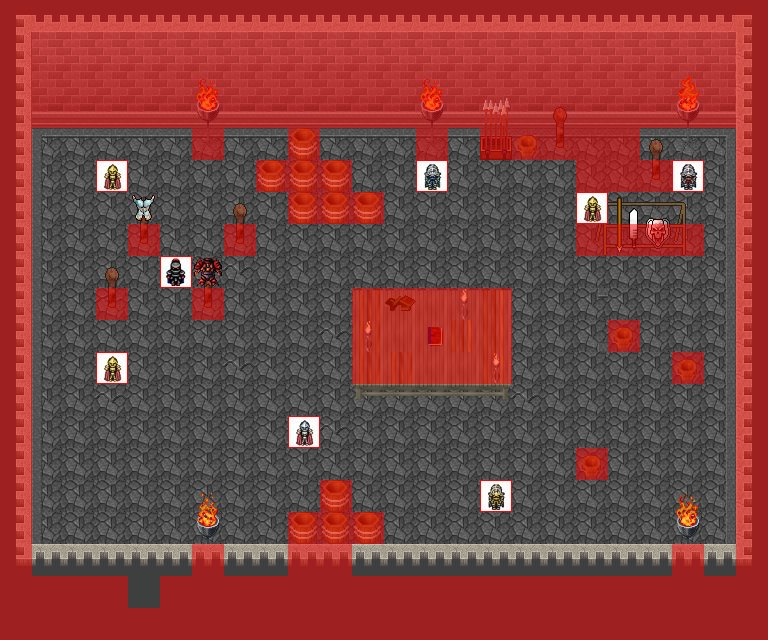

This is a level from a 2D game, rendered from its Tiled map with the project's own tilesets. A one-line summary and the map file follow, with tile-layer data summarised:
An orthogonal 24x20 tile map with 32x32 px tiles, 8 tile layers (0_floor, 1_terrain, 2_object, 3_roof, ...), 20 tilesets.

<map version="1.2" tiledversion="1.2.2" orientation="orthogonal" renderorder="right-down" width="24" height="20" tilewidth="32" tileheight="32" infinite="0" nextlayerid="19" nextobjectid="1">
 <tileset firstgid="1" name="collision" tilewidth="32" tileheight="32" tilecount="1" columns="1">
  <image source="../../tileset/logic/collision.png" width="32" height="32" />
 </tileset>
 <tileset firstgid="2" name="protection" tilewidth="32" tileheight="32" tilecount="2" columns="2">
  <image source="../../tileset/logic/protection.png" width="64" height="32" />
 </tileset>
 <tileset firstgid="4" name="sciany" tilewidth="32" tileheight="32" tilecount="30" columns="5">
  <image source="../../tileset/pol/domki/kosciol_sciany.png" width="160" height="192" />
 </tileset>
 <tileset firstgid="34" name="posadzka" tilewidth="32" tileheight="32" tilecount="15" columns="5">
  <image source="../../tileset/ground/slate_tiles.png" width="160" height="96" />
 </tileset>
 <tileset firstgid="49" name="ogien" tilewidth="32" tileheight="32" tilecount="8" columns="4">
  <image source="../../tileset/pol/oswietlenie/plomien_big.png" width="128" height="64" />
 </tileset>
 <tileset firstgid="57" name="podstawa" tilewidth="32" tileheight="32" tilecount="3" columns="1">
  <image source="../../tileset/furniture/light/iron_lamp.png" width="32" height="96" />
 </tileset>
 <tileset firstgid="60" name="kamienne_schody" tilewidth="32" tileheight="32" tilecount="6" columns="3">
  <image source="../../tileset/pol/domki/schody/kamienne_schody.png" width="96" height="64" />
 </tileset>
 <tileset firstgid="66" name="warownia_wejscie_big" tilewidth="32" tileheight="32" tilecount="6" columns="3">
  <image source="../../tileset/pol/domki/drzwi/warownia_wejscie_big.png" width="96" height="64" />
 </tileset>
 <tileset firstgid="72" name="pol_rycerze" tilewidth="32" tileheight="32" tilecount="8" columns="8">
  <image source="../../tileset/logic/creature/pol_rycerze.png" width="256" height="32" />
 </tileset>
 <tileset firstgid="80" name="stairs" tilewidth="32" tileheight="32" tilecount="12" columns="2">
  <image source="../../tileset/building/stairs/stairs.png" width="64" height="192" />
 </tileset>
 <tileset firstgid="92" name="weapons rack" tilewidth="32" tileheight="32" tilecount="18" columns="9">
  <image source="../../tileset/item/armor/weapons_rack.png" width="288" height="64" />
 </tileset>
 <tileset firstgid="110" name="grey_fancy" tilewidth="32" tileheight="32" tilecount="9" columns="3">
  <image source="../../tileset/furniture/table/grey_fancy.png" width="96" height="96" />
 </tileset>
 <tileset firstgid="119" name="grey_plain" tilewidth="32" tileheight="32" tilecount="9" columns="3">
  <image source="../../tileset/furniture/table/grey_plain.png" width="96" height="96" />
 </tileset>
 <tileset firstgid="128" name="books2" tilewidth="32" tileheight="32" tilecount="4" columns="2">
  <image source="../../tileset/item/documents/books2.png" width="64" height="64" />
 </tileset>
 <tileset firstgid="132" name="light" tilewidth="32" tileheight="32" tilecount="8" columns="2">
  <image source="../../tileset/furniture/light/dark_torch.png" width="64" height="128" />
 </tileset>
 <tileset firstgid="140" name="book" tilewidth="32" tileheight="32" tilecount="4" columns="2">
  <image source="../../tileset/item/documents/book.png" width="64" height="64" />
 </tileset>
 <tileset firstgid="144" name="barrel" tilewidth="32" tileheight="32" tilecount="2" columns="1">
  <image source="../../tileset/item/pot/barrel.png" width="32" height="64" />
 </tileset>
 <tileset firstgid="146" name="stick" tilewidth="32" tileheight="32" tilecount="2" columns="1">
  <image source="../../tileset/furniture/other/stick.png" width="32" height="64" />
 </tileset>
 <tileset firstgid="148" name="weapons" tilewidth="32" tileheight="32" tilecount="2" columns="1">
  <image source="../../tileset/item/weapon/box_of_weapons.png" width="32" height="64" />
 </tileset>
 <tileset firstgid="150" name="armor" tilewidth="32" tileheight="32" tilecount="4" columns="4">
  <image source="../../tileset/item/armor/armor.png" width="128" height="32" />
 </tileset>
 <layer id="11" name="0_floor" width="24" height="20">
  <data>[480 cells, 407 non-empty, 6 distinct tile ids]</data>
 </layer>
 <layer id="12" name="1_terrain" width="24" height="20">
  <data>[480 cells, 280 non-empty, 33 distinct tile ids]</data>
 </layer>
 <layer id="13" name="2_object" width="24" height="20">
  <data>[480 cells, 38 non-empty, 16 distinct tile ids]</data>
 </layer>
 <layer id="14" name="3_roof" width="24" height="20">
  <data>[480 cells, 67 non-empty, 16 distinct tile ids]</data>
 </layer>
 <layer id="15" name="4_roof_add" width="24" height="20">
  <data>[480 cells, 6 non-empty, 6 distinct tile ids]</data>
 </layer>
 <layer id="16" name="objects" width="24" height="20">
  <data>[480 cells, 8 non-empty, 6 distinct tile ids]</data>
 </layer>
 <layer id="17" name="collision" width="24" height="20" opacity="0.5">
  <data>[480 cells, 222 non-empty, 1 distinct tile ids]</data>
 </layer>
 <layer id="18" name="protection" width="24" height="20">
  <data>[480 cells, 0 non-empty, 0 distinct tile ids]</data>
 </layer>
</map>
